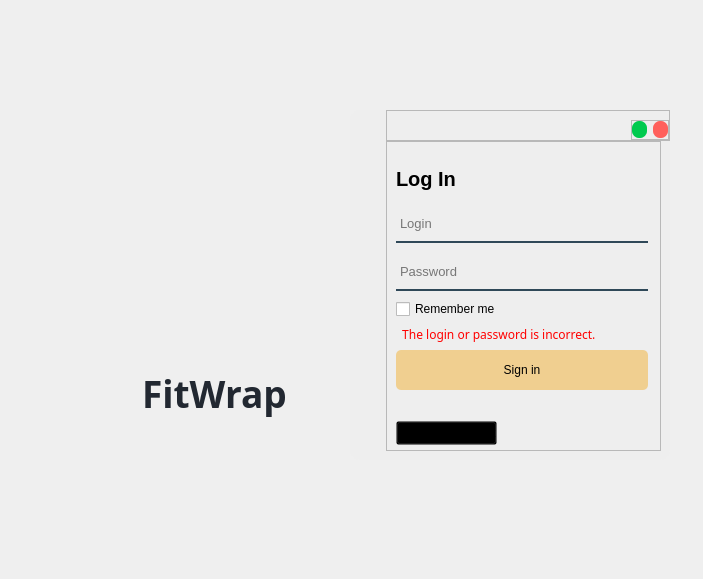
<?xml version="1.0" encoding="UTF-8"?>
<ui version="4.0">
 <class>LoginWindow</class>
 <widget class="QWidget" name="LoginWindow">
  <property name="geometry">
   <rect>
    <x>0</x>
    <y>0</y>
    <width>703</width>
    <height>579</height>
   </rect>
  </property>
  <property name="minimumSize">
   <size>
    <width>703</width>
    <height>578</height>
   </size>
  </property>
  <property name="windowTitle">
   <string>Form</string>
  </property>
  <widget class="QWidget" name="widget" native="true">
   <property name="geometry">
    <rect>
     <x>50</x>
     <y>80</y>
     <width>330</width>
     <height>400</height>
    </rect>
   </property>
   <property name="minimumSize">
    <size>
     <width>330</width>
     <height>400</height>
    </size>
   </property>
   <property name="styleSheet">
    <string notr="true">QWidget#widget {
	background: qlineargradient(
    	x1: 0, y1: 1, x2: 0, y2: 0,
    	stop: 0.0 hsl(39, 76%, 75%),
    	stop: 0.31 hsl(39, 28%, 55%),
    	stop: 1.0 hsl(216, 18%, 16%)
  );
	border-radius: 10px;
}</string>
   </property>
   <layout class="QVBoxLayout" name="verticalLayout_3">
    <property name="topMargin">
     <number>60</number>
    </property>
    <item alignment="Qt::AlignHCenter">
     <widget class="QLabel" name="logo_img">
      <property name="maximumSize">
       <size>
        <width>161</width>
        <height>161</height>
       </size>
      </property>
      <property name="styleSheet">
       <string notr="true"/>
      </property>
      <property name="text">
       <string/>
      </property>
      <property name="pixmap">
       <pixmap resource="../resources/icons.qrc">:/icons/icons/logo.png</pixmap>
      </property>
      <property name="scaledContents">
       <bool>true</bool>
      </property>
     </widget>
    </item>
    <item alignment="Qt::AlignHCenter|Qt::AlignVCenter">
     <widget class="QLabel" name="logo_label">
      <property name="font">
       <font>
        <family>Montserrat Medium</family>
        <pointsize>28</pointsize>
        <bold>true</bold>
       </font>
      </property>
      <property name="styleSheet">
       <string notr="true">color: #222831;</string>
      </property>
      <property name="text">
       <string>FitWrap</string>
      </property>
     </widget>
    </item>
   </layout>
  </widget>
  <widget class="QWidget" name="widget_2" native="true">
   <property name="geometry">
    <rect>
     <x>350</x>
     <y>110</y>
     <width>320</width>
     <height>350</height>
    </rect>
   </property>
   <property name="minimumSize">
    <size>
     <width>320</width>
     <height>350</height>
    </size>
   </property>
   <property name="maximumSize">
    <size>
     <width>16777215</width>
     <height>350</height>
    </size>
   </property>
   <property name="styleSheet">
    <string notr="true">QWidget#widget_2 {
	background-color: #EEEEEE;
	border-radius: 10px;
}</string>
   </property>
   <layout class="QVBoxLayout" name="verticalLayout">
    <property name="spacing">
     <number>0</number>
    </property>
    <property name="leftMargin">
     <number>36</number>
    </property>
    <property name="topMargin">
     <number>0</number>
    </property>
    <item alignment="Qt::AlignTop">
     <widget class="QFrame" name="top_frame">
      <property name="frameShape">
       <enum>QFrame::StyledPanel</enum>
      </property>
      <property name="frameShadow">
       <enum>QFrame::Raised</enum>
      </property>
      <layout class="QHBoxLayout" name="horizontalLayout_2">
       <property name="spacing">
        <number>0</number>
       </property>
       <property name="leftMargin">
        <number>0</number>
       </property>
       <property name="topMargin">
        <number>9</number>
       </property>
       <property name="rightMargin">
        <number>0</number>
       </property>
       <property name="bottomMargin">
        <number>0</number>
       </property>
       <item alignment="Qt::AlignRight">
        <widget class="QFrame" name="frame_3">
         <property name="styleSheet">
          <string notr="true">color: rgba(0, 0, 0, 0);</string>
         </property>
         <property name="frameShape">
          <enum>QFrame::StyledPanel</enum>
         </property>
         <property name="frameShadow">
          <enum>QFrame::Raised</enum>
         </property>
         <layout class="QHBoxLayout" name="horizontalLayout">
          <property name="leftMargin">
           <number>0</number>
          </property>
          <property name="topMargin">
           <number>0</number>
          </property>
          <property name="rightMargin">
           <number>0</number>
          </property>
          <property name="bottomMargin">
           <number>0</number>
          </property>
          <item>
           <widget class="QPushButton" name="minimize_window_button">
            <property name="minimumSize">
             <size>
              <width>15</width>
              <height>15</height>
             </size>
            </property>
            <property name="font">
             <font>
              <family>Montserrat Medium</family>
             </font>
            </property>
            <property name="cursor">
             <cursorShape>PointingHandCursor</cursorShape>
            </property>
            <property name="styleSheet">
             <string notr="true">QPushButton#minimize_window_button {
	background-color: #00CA4E;
	border-radius: 7px;
	text-align: center;
	margin-bottom: 1px;
}

QPushButton#minimize_window_button:hover {
	background-color: #00ff62;
}

QPushButton#minimize_window_button:pressed {
	background-color: #1EB859;
}</string>
            </property>
            <property name="text">
             <string>.</string>
            </property>
           </widget>
          </item>
          <item>
           <widget class="QPushButton" name="close_window_button">
            <property name="minimumSize">
             <size>
              <width>15</width>
              <height>15</height>
             </size>
            </property>
            <property name="font">
             <font>
              <family>Montserrat Medium</family>
             </font>
            </property>
            <property name="cursor">
             <cursorShape>PointingHandCursor</cursorShape>
            </property>
            <property name="styleSheet">
             <string notr="true">QPushButton#close_window_button {
	background-color: #FF605C;
	border-radius: 7px;
	text-align: center;
	margin-bottom: 1px;
}

QPushButton#close_window_button:hover {
	background-color: #FF8C89;
}

QPushButton#close_window_button:pressed {
	background-color: #B7221F;
}</string>
            </property>
            <property name="text">
             <string>.</string>
            </property>
           </widget>
          </item>
         </layout>
        </widget>
       </item>
      </layout>
     </widget>
    </item>
    <item>
     <widget class="QStackedWidget" name="page">
      <property name="currentIndex">
       <number>0</number>
      </property>
      <widget class="QWidget" name="log_in_page">
       <widget class="QFrame" name="frame_2">
        <property name="geometry">
         <rect>
          <x>0</x>
          <y>0</y>
          <width>275</width>
          <height>310</height>
         </rect>
        </property>
        <property name="minimumSize">
         <size>
          <width>0</width>
          <height>0</height>
         </size>
        </property>
        <property name="styleSheet">
         <string notr="true">QLineEdit {
	border: 2px solid rgba(0, 0, 0, 0);
	border-bottom-color: #2F4858;
	background-color: rgba(0, 0, 0, 0);
}</string>
        </property>
        <property name="frameShape">
         <enum>QFrame::StyledPanel</enum>
        </property>
        <property name="frameShadow">
         <enum>QFrame::Raised</enum>
        </property>
        <widget class="QLabel" name="log_in_label">
         <property name="geometry">
          <rect>
           <x>10</x>
           <y>10</y>
           <width>251</width>
           <height>55</height>
          </rect>
         </property>
         <property name="font">
          <font>
           <pointsize>15</pointsize>
           <italic>false</italic>
           <bold>true</bold>
           <underline>false</underline>
           <kerning>true</kerning>
          </font>
         </property>
         <property name="text">
          <string>Log In</string>
         </property>
        </widget>
        <widget class="QWidget" name="layoutWidget">
         <property name="geometry">
          <rect>
           <x>10</x>
           <y>60</y>
           <width>252</width>
           <height>191</height>
          </rect>
         </property>
         <layout class="QVBoxLayout" name="login_form">
          <item>
           <widget class="QLineEdit" name="login_field">
            <property name="minimumSize">
             <size>
              <width>0</width>
              <height>40</height>
             </size>
            </property>
            <property name="font">
             <font>
              <pointsize>10</pointsize>
             </font>
            </property>
            <property name="styleSheet">
             <string notr="true"/>
            </property>
            <property name="inputMask">
             <string/>
            </property>
            <property name="placeholderText">
             <string>Login</string>
            </property>
           </widget>
          </item>
          <item>
           <widget class="QLineEdit" name="password_field">
            <property name="minimumSize">
             <size>
              <width>0</width>
              <height>40</height>
             </size>
            </property>
            <property name="font">
             <font>
              <pointsize>10</pointsize>
             </font>
            </property>
            <property name="styleSheet">
             <string notr="true"/>
            </property>
            <property name="echoMode">
             <enum>QLineEdit::Password</enum>
            </property>
            <property name="placeholderText">
             <string>Password</string>
            </property>
           </widget>
          </item>
          <item>
           <widget class="QCheckBox" name="remember_me_ckbox">
            <property name="cursor">
             <cursorShape>PointingHandCursor</cursorShape>
            </property>
            <property name="text">
             <string>Remember me</string>
            </property>
           </widget>
          </item>
          <item>
           <widget class="QLabel" name="login_error_label">
            <property name="maximumSize">
             <size>
              <width>250</width>
              <height>15</height>
             </size>
            </property>
            <property name="font">
             <font>
              <family>Montserrat Medium</family>
             </font>
            </property>
            <property name="styleSheet">
             <string notr="true">color: red;</string>
            </property>
            <property name="text">
             <string>  The login or password is incorrect.</string>
            </property>
           </widget>
          </item>
          <item>
           <widget class="QPushButton" name="sign_in_btn">
            <property name="minimumSize">
             <size>
              <width>250</width>
              <height>40</height>
             </size>
            </property>
            <property name="cursor">
             <cursorShape>PointingHandCursor</cursorShape>
            </property>
            <property name="styleSheet">
             <string notr="true">QPushButton#sign_in_btn {
	background-color: #F0CF90;
	color: black;
	border-radius: 5px;
}

QPushButton#sign_in_btn:hover {
	background-color: #F3D8A5;
}

QPushButton#sign_in_btn:pressed {
	background-color: #C3943C;
}</string>
            </property>
            <property name="text">
             <string>Sign in</string>
            </property>
           </widget>
          </item>
         </layout>
        </widget>
        <widget class="QPushButton" name="create_acc_btn">
         <property name="geometry">
          <rect>
           <x>10</x>
           <y>280</y>
           <width>101</width>
           <height>24</height>
          </rect>
         </property>
         <property name="cursor">
          <cursorShape>PointingHandCursor</cursorShape>
         </property>
         <property name="styleSheet">
          <string notr="true">background-color: rgba(0, 0, 0, 0);</string>
         </property>
         <property name="text">
          <string>Create an account</string>
         </property>
        </widget>
       </widget>
      </widget>
      <widget class="QWidget" name="register_page">
       <widget class="QFrame" name="frame_4">
        <property name="geometry">
         <rect>
          <x>0</x>
          <y>0</y>
          <width>295</width>
          <height>326</height>
         </rect>
        </property>
        <property name="minimumSize">
         <size>
          <width>0</width>
          <height>0</height>
         </size>
        </property>
        <property name="styleSheet">
         <string notr="true">QLineEdit {
	border: 2px solid rgba(0, 0, 0, 0);
	border-bottom-color: #2F4858;
	background-color: rgba(0, 0, 0, 0);
}</string>
        </property>
        <property name="frameShape">
         <enum>QFrame::StyledPanel</enum>
        </property>
        <property name="frameShadow">
         <enum>QFrame::Raised</enum>
        </property>
        <widget class="QLabel" name="register_label">
         <property name="geometry">
          <rect>
           <x>10</x>
           <y>10</y>
           <width>251</width>
           <height>55</height>
          </rect>
         </property>
         <property name="font">
          <font>
           <pointsize>15</pointsize>
           <italic>false</italic>
           <bold>true</bold>
           <underline>false</underline>
           <kerning>true</kerning>
          </font>
         </property>
         <property name="text">
          <string>Register</string>
         </property>
        </widget>
        <widget class="QWidget" name="layoutWidget_2">
         <property name="geometry">
          <rect>
           <x>10</x>
           <y>50</y>
           <width>252</width>
           <height>244</height>
          </rect>
         </property>
         <layout class="QVBoxLayout" name="register_form">
          <item>
           <widget class="QLineEdit" name="login_register_field">
            <property name="minimumSize">
             <size>
              <width>0</width>
              <height>40</height>
             </size>
            </property>
            <property name="font">
             <font>
              <pointsize>10</pointsize>
             </font>
            </property>
            <property name="styleSheet">
             <string notr="true"/>
            </property>
            <property name="inputMask">
             <string/>
            </property>
            <property name="placeholderText">
             <string>Login</string>
            </property>
           </widget>
          </item>
          <item>
           <widget class="QLabel" name="login_warning_label">
            <property name="enabled">
             <bool>true</bool>
            </property>
            <property name="maximumSize">
             <size>
              <width>250</width>
              <height>15</height>
             </size>
            </property>
            <property name="font">
             <font>
              <family>Montserrat Medium</family>
             </font>
            </property>
            <property name="styleSheet">
             <string notr="true">color: red;</string>
            </property>
            <property name="inputMethodHints">
             <set>Qt::ImhNone</set>
            </property>
            <property name="text">
             <string>  Login warning placeholder.</string>
            </property>
           </widget>
          </item>
          <item>
           <widget class="QLineEdit" name="password_1_field">
            <property name="minimumSize">
             <size>
              <width>0</width>
              <height>40</height>
             </size>
            </property>
            <property name="font">
             <font>
              <pointsize>10</pointsize>
             </font>
            </property>
            <property name="styleSheet">
             <string notr="true"/>
            </property>
            <property name="echoMode">
             <enum>QLineEdit::Password</enum>
            </property>
            <property name="placeholderText">
             <string>Password</string>
            </property>
           </widget>
          </item>
          <item>
           <widget class="QLineEdit" name="password_2_field">
            <property name="minimumSize">
             <size>
              <width>0</width>
              <height>40</height>
             </size>
            </property>
            <property name="font">
             <font>
              <pointsize>10</pointsize>
             </font>
            </property>
            <property name="styleSheet">
             <string notr="true"/>
            </property>
            <property name="echoMode">
             <enum>QLineEdit::Password</enum>
            </property>
            <property name="placeholderText">
             <string>Confirm password</string>
            </property>
           </widget>
          </item>
          <item>
           <widget class="QLabel" name="passwd_warning_label">
            <property name="maximumSize">
             <size>
              <width>250</width>
              <height>16</height>
             </size>
            </property>
            <property name="font">
             <font>
              <family>Montserrat Medium</family>
             </font>
            </property>
            <property name="styleSheet">
             <string notr="true">color: red;</string>
            </property>
            <property name="text">
             <string>  Password warning placeholder</string>
            </property>
           </widget>
          </item>
          <item>
           <widget class="QPushButton" name="register_btn">
            <property name="minimumSize">
             <size>
              <width>250</width>
              <height>40</height>
             </size>
            </property>
            <property name="cursor">
             <cursorShape>PointingHandCursor</cursorShape>
            </property>
            <property name="styleSheet">
             <string notr="true">QPushButton#register_btn {
	background-color: #F0CF90;
	color: black;
	border-radius: 5px;
}

QPushButton#register_btn:hover {
	background-color: #F3D8A5;
}

QPushButton#register_btn:pressed {
	background-color: #C3943C;
}</string>
            </property>
            <property name="text">
             <string>Register</string>
            </property>
           </widget>
          </item>
         </layout>
         <zorder>login_warning_label</zorder>
         <zorder>login_register_field</zorder>
         <zorder>password_1_field</zorder>
         <zorder>password_2_field</zorder>
         <zorder>register_btn</zorder>
         <zorder>passwd_warning_label</zorder>
        </widget>
        <widget class="QPushButton" name="alrdy_have_acc_btn">
         <property name="geometry">
          <rect>
           <x>10</x>
           <y>290</y>
           <width>131</width>
           <height>24</height>
          </rect>
         </property>
         <property name="cursor">
          <cursorShape>PointingHandCursor</cursorShape>
         </property>
         <property name="styleSheet">
          <string notr="true">background-color: rgba(0, 0, 0, 0);</string>
         </property>
         <property name="text">
          <string>Already have an account</string>
         </property>
        </widget>
       </widget>
      </widget>
     </widget>
    </item>
   </layout>
  </widget>
  <zorder>widget_2</zorder>
  <zorder>widget</zorder>
 </widget>
 <resources>
  <include location="../resources/icons.qrc"/>
  <include location="../resources/icons.qrc"/>
 </resources>
 <connections/>
</ui>
